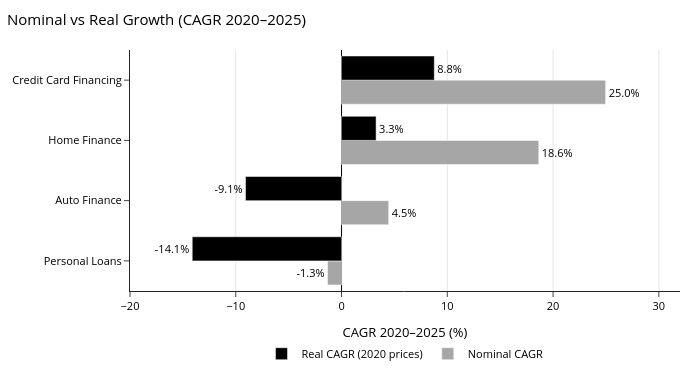

The code cell stored with this chart in its notebook:
### Code cell
fig = go.Figure([
    go.Bar(y=cagr.index, x=cagr[c], name=c, orientation="h",
           marker_color=color, text=cagr[c].round(1).astype(str) + "%",
           textposition="outside")
    for c, color in [("Nominal CAGR", "#A6A6A6"), ("Real CAGR (2020 prices)", "#000000")]
])

fig.update_layout(
    title=dict(text="Nominal vs Real Growth (CAGR 2020–2025)", x=0.01,
               font=dict(size=15, color="black")),
    barmode="group", template="simple_white", width=700, height=380,
    xaxis=dict(title="CAGR 2020–2025 (%)", range=[-20, 32],
               showgrid=True, gridcolor="#E5E5E5",
               zeroline=True, zerolinecolor="black", zerolinewidth=1),
    legend=dict(orientation="h", y=-0.2, x=0.5, xanchor="center",
                yanchor="top", traceorder="reversed"),
    font=dict(size=11, color="black"),
    margin=dict(l=50, r=20, t=50, b=70)
)

fig.show()

### Figure 1 — Plotly figure (JSON) as saved in the notebook; plotly's stock layout.template omitted (floating-point values rounded to 4 significant figures)
{"data": [{"marker": {"color": "#A6A6A6"}, "name": "Nominal CAGR", "orientation": "h", "text": ["-1.3%", "4.5%", "18.6%", "25.0%"], "textposition": "outside", "type": "bar", "x": [-1.328, 4.458, 18.65, 24.97], "y": ["Personal Loans", "Auto Finance", "Home Finance", "Credit Card Financing"]}, {"marker": {"color": "#000000"}, "name": "Real CAGR (2020 prices)", "orientation": "h", "text": ["-14.1%", "-9.1%", "3.3%", "8.8%"], "textposition": "outside", "type": "bar", "x": [-14.12, -9.081, 3.268, 8.77], "y": ["Personal Loans", "Auto Finance", "Home Finance", "Credit Card Financing"]}], "layout": {"barmode": "group", "font": {"color": "black", "size": 11}, "height": 380, "legend": {"orientation": "h", "traceorder": "reversed", "x": 0.5, "xanchor": "center", "y": -0.2, "yanchor": "top"}, "margin": {"b": 70, "l": 50, "r": 20, "t": 50}, "title": {"font": {"color": "black", "size": 15}, "text": "Nominal vs Real Growth (CAGR 2020–2025)", "x": 0.01}, "width": 700, "xaxis": {"gridcolor": "#E5E5E5", "range": [-20, 32], "showgrid": true, "title": {"text": "CAGR 2020–2025 (%)"}, "zeroline": true, "zerolinecolor": "black", "zerolinewidth": 1}}}
